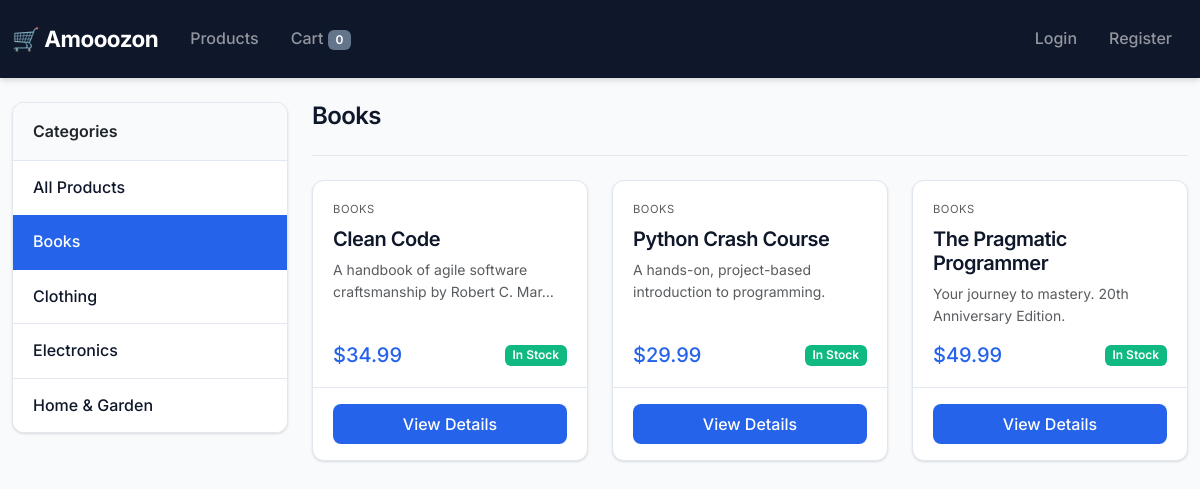
The app's page /category/books/ with its own data.
### shop/models.py (models this page shows, shortened)
class Category(models.Model):
    name = models.CharField(max_length=200)
    slug = models.SlugField(unique=True)
    class Meta:
        verbose_name_plural = 'Categories'
        ordering = ['name']
    def get_absolute_url(self):
        return reverse('shop:category_list', args=[self.slug])

class Product(models.Model):
    category = models.ForeignKey(
        Category,
        on_delete=models.CASCADE,
        related_name='products'
    )
    name = models.CharField(max_length=200)
    slug = models.SlugField(unique=True)
    description = models.TextField(blank=True)
    price = models.DecimalField(max_digits=10, decimal_places=2)
    inventory = models.PositiveIntegerField(default=0)
    created = models.DateTimeField(auto_now_add=True)
    updated = models.DateTimeField(auto_now=True)
    class Meta:
        ordering = ['name']
    def get_absolute_url(self):
        return reverse('shop:product_detail', args=[self.slug])

### shop/views.py (the view)
# urls.py: path('', views.product_list, name='product_list'),
def product_list(request, category_slug=None):
    categories = Category.objects.all()
    products = Product.objects.all()
    current_category = None
    if category_slug:
        current_category = get_object_or_404(Category, slug=category_slug)
        products = products.filter(category=current_category)
    return render(request, 'shop/product_list.html', {
        'categories': categories,
        'products': products,
        'current_category': current_category,
    })

### shop/cart.py (called while the page is built)
    def __len__(self):
        return sum(item['quantity'] for item in self.cart.values())

### shop/context_processors.py (called while the page is built)
def cart_counter(request):
    cart = Cart(request)
    return {'cart_count': len(cart)}

### shop/templates/shop/product_list.html (shortened to what this page needs)
{% extends 'shop/base.html' %}
{% block content %}
<div class="row">
    <div class="col-md-3">
        <div class="card mb-4">
            <div class="card-header">Categories</div>
            <ul class="list-group list-group-flush">
                <li class="list-group-item {% if not current_category %}active{% endif %}">
                    <a href="{% url 'shop:product_list' %}" class="text-decoration-none">All Products</a>
                </li>
                {% for category in categories %}
                    <li class="list-group-item {% if category == current_category %}active{% endif %}">
                        <a href="{{ category.get_absolute_url }}" class="text-decoration-none">
                            {{ category.name }}
                        </a>
                    </li>
                {% endfor %}
            </ul>
        </div>
    </div>
    <div class="col-md-9">
        <h2>{% if current_category %}{{ current_category.name }}{% else %}All Products{% endif %}</h2>
        <hr>
        {% if products %}
            <div class="row row-cols-1 row-cols-md-3 g-4">
                {% for product in products %}
                    <div class="col">
                        <div class="card h-100">
                            <div class="card-body d-flex flex-column">
                                <span class="text-uppercase small text-muted mb-2" style="font-size: 0.7rem; letter-spacing: 0.05em;">{{ product.category.name }}</span>
                                <h5 class="card-title mb-2">{{ product.name }}</h5>
                                <p class="card-text text-muted small mb-3" style="flex-grow: 1;">{{ product.description|truncatechars:60 }}</p>
                                <div class="d-flex justify-content-between align-items-center">
                                    <span class="h5 mb-0" style="color: var(--primary);">${{ product.price }}</span>
                                    {% if product.inventory > 0 %}
                                        <span class="badge bg-success">In Stock</span>
                                    {% else %}
                                        <span class="badge bg-danger">Out of Stock</span>
                                    {% endif %}
                                </div>
                            </div>
                            <div class="card-footer bg-transparent">
                                <a href="{{ product.get_absolute_url }}" class="btn btn-primary w-100">View Details</a>
                            </div>
                        </div>
                    </div>
                {% endfor %}
            </div>
        {% else %}
            <p class="text-muted">No products found.</p>
        {% endif %}
    </div>
</div>
{% endblock %}

### shop/templates/shop/base.html (style rules this page uses)
:root { --primary: #2563eb; --primary-dark: #1d4ed8; --secondary: #64748b; --accent: #0ea5e9; --success: #10b981; --danger: #ef4444; --light: #f8fafc; --dark: #0f172a; --border: #e2e8f0; --shadow: 0 1px 3px rgba(0,0,0,0.08), 0 1px 2px rgba(0,0,0,0.06); --shadow-md: 0 4px 6px -1px rgba(0,0,0,0.1), 0 2px 4px -1px rgba(0,0,0,0.06); --shadow-lg: 0 10px 15px -3px rgba(0,0,0,0.1), 0 4px 6px -2px rgba(0,0,0,0.05); --radius: 0.5rem; --radius-lg: 0.75rem; }
* { box-sizing: border-box; }
body { font-family: 'Inter', -apple-system, BlinkMacSystemFont, sans-serif; background: var(--light); color: var(--dark); line-height: 1.6; }
.badge { font-weight: 600; padding: 0.35em 0.65em; }
.card { border: 1px solid var(--border); border-radius: var(--radius-lg); box-shadow: var(--shadow); transition: all 0.2s ease; overflow: hidden; }
.card-header { background: var(--light); border-bottom: 1px solid var(--border); font-weight: 600; padding: 1rem 1.25rem; }
.card-body { padding: 1.25rem; }
.card-footer { background: transparent; border-top: 1px solid var(--border); padding: 1rem 1.25rem; }
.card-title { font-weight: 600; color: var(--dark); margin-bottom: 0.5rem; }
.btn { font-weight: 500; padding: 0.5rem 1.25rem; border-radius: var(--radius); transition: all 0.2s ease; border: none; }
.btn-primary { background: var(--primary); color: white; }
.list-group-item { border: none; border-bottom: 1px solid var(--border); padding: 0.875rem 1.25rem; transition: all 0.15s ease; }
.list-group-item:last-child { border-bottom: none; }
.list-group-item a { color: var(--dark); text-decoration: none; font-weight: 500; }
.list-group-item.active { background: var(--primary); border-color: var(--primary); }
.list-group-item.active a { color: white; }
.badge.bg-success { background: var(--success) !important; }
h1, h2, h3, h4, h5, h6 { font-weight: 600; color: var(--dark); letter-spacing: -0.025em; }
h2 { font-size: 1.5rem; }
a { color: var(--primary); text-decoration: none; transition: color 0.15s ease; }
hr { border-color: var(--border); opacity: 1; margin: 1.5rem 0; }
.row-cols-md-3 .col .card { height: 100%; }
body { min-height: 100vh; }
* { transition-property: background-color, border-color, color, fill, stroke, opacity, box-shadow, transform; transition-timing-function: cubic-bezier(0.4, 0, 0.2, 1); transition-duration: 150ms; }

### records on screen
Category: name "Books"
Category: name "Clothing"
Category: name "Electronics"
Category: name "Home & Garden"
Product: category.name "BOOKS", name "Clean Code", description "A handbook of agile software craftsmanship by Robert C. Mar…", price "34.99", inventory "In Stock"
Product: category.name "BOOKS", name "Python Crash Course", description "A hands-on, project-based introduction to programming.", price "29.99", inventory "In Stock"
Product: category.name "BOOKS", name "The Pragmatic Programmer", description "Your journey to mastery. 20th Anniversary Edition.", price "49.99", inventory "In Stock"

### other values on screen
{{ cart_count }} "0"
